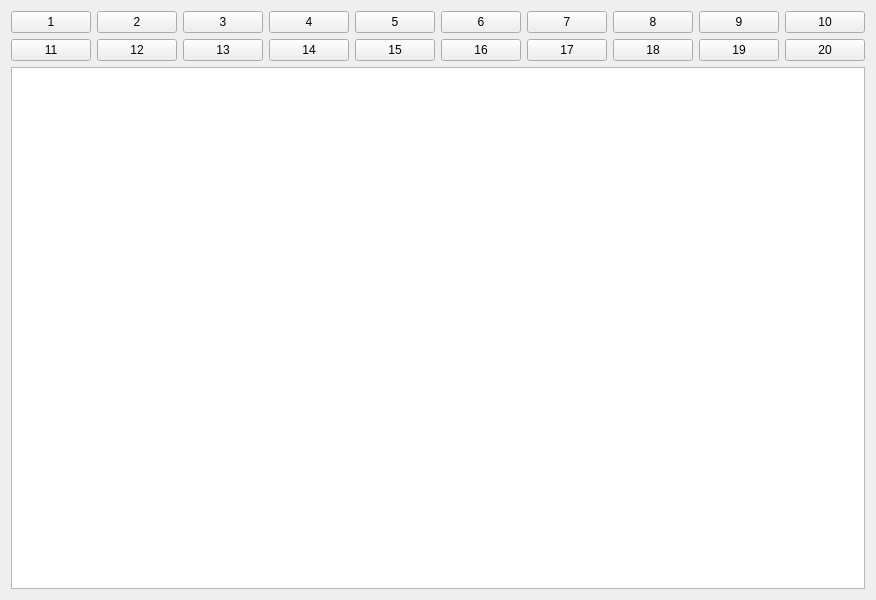
<?xml version="1.0" encoding="UTF-8"?>
<ui version="4.0">
 <class>Form</class>
 <widget class="QWidget" name="Form">
  <property name="geometry">
   <rect>
    <x>0</x>
    <y>0</y>
    <width>824</width>
    <height>600</height>
   </rect>
  </property>
  <property name="windowTitle">
   <string>Form</string>
  </property>
  <layout class="QVBoxLayout" name="verticalLayout">
   <item>
    <layout class="QHBoxLayout" name="horizontalLayout">
     <item>
      <widget class="QPushButton" name="pushButton">
       <property name="sizePolicy">
        <sizepolicy hsizetype="Preferred" vsizetype="Preferred">
         <horstretch>0</horstretch>
         <verstretch>0</verstretch>
        </sizepolicy>
       </property>
       <property name="text">
        <string>1</string>
       </property>
      </widget>
     </item>
     <item>
      <widget class="QPushButton" name="pushButton_2">
       <property name="sizePolicy">
        <sizepolicy hsizetype="Preferred" vsizetype="Preferred">
         <horstretch>0</horstretch>
         <verstretch>0</verstretch>
        </sizepolicy>
       </property>
       <property name="text">
        <string>2</string>
       </property>
      </widget>
     </item>
     <item>
      <widget class="QPushButton" name="pushButton_3">
       <property name="sizePolicy">
        <sizepolicy hsizetype="Preferred" vsizetype="Preferred">
         <horstretch>0</horstretch>
         <verstretch>0</verstretch>
        </sizepolicy>
       </property>
       <property name="text">
        <string>3</string>
       </property>
      </widget>
     </item>
     <item>
      <widget class="QPushButton" name="pushButton_4">
       <property name="sizePolicy">
        <sizepolicy hsizetype="Preferred" vsizetype="Preferred">
         <horstretch>0</horstretch>
         <verstretch>0</verstretch>
        </sizepolicy>
       </property>
       <property name="text">
        <string>4</string>
       </property>
      </widget>
     </item>
     <item>
      <widget class="QPushButton" name="pushButton_5">
       <property name="sizePolicy">
        <sizepolicy hsizetype="Preferred" vsizetype="Preferred">
         <horstretch>0</horstretch>
         <verstretch>0</verstretch>
        </sizepolicy>
       </property>
       <property name="text">
        <string>5</string>
       </property>
      </widget>
     </item>
     <item>
      <widget class="QPushButton" name="pushButton_6">
       <property name="sizePolicy">
        <sizepolicy hsizetype="Preferred" vsizetype="Preferred">
         <horstretch>0</horstretch>
         <verstretch>0</verstretch>
        </sizepolicy>
       </property>
       <property name="text">
        <string>6</string>
       </property>
      </widget>
     </item>
     <item>
      <widget class="QPushButton" name="pushButton_7">
       <property name="sizePolicy">
        <sizepolicy hsizetype="Preferred" vsizetype="Preferred">
         <horstretch>0</horstretch>
         <verstretch>0</verstretch>
        </sizepolicy>
       </property>
       <property name="text">
        <string>7</string>
       </property>
      </widget>
     </item>
     <item>
      <widget class="QPushButton" name="pushButton_8">
       <property name="sizePolicy">
        <sizepolicy hsizetype="Preferred" vsizetype="Preferred">
         <horstretch>0</horstretch>
         <verstretch>0</verstretch>
        </sizepolicy>
       </property>
       <property name="text">
        <string>8</string>
       </property>
      </widget>
     </item>
     <item>
      <widget class="QPushButton" name="pushButton_9">
       <property name="sizePolicy">
        <sizepolicy hsizetype="Preferred" vsizetype="Preferred">
         <horstretch>0</horstretch>
         <verstretch>0</verstretch>
        </sizepolicy>
       </property>
       <property name="text">
        <string>9</string>
       </property>
      </widget>
     </item>
     <item>
      <widget class="QPushButton" name="pushButton_10">
       <property name="sizePolicy">
        <sizepolicy hsizetype="Preferred" vsizetype="Preferred">
         <horstretch>0</horstretch>
         <verstretch>0</verstretch>
        </sizepolicy>
       </property>
       <property name="text">
        <string>10</string>
       </property>
      </widget>
     </item>
    </layout>
   </item>
   <item>
    <layout class="QHBoxLayout" name="horizontalLayout_2">
     <item>
      <widget class="QPushButton" name="pushButton_11">
       <property name="sizePolicy">
        <sizepolicy hsizetype="Preferred" vsizetype="Preferred">
         <horstretch>0</horstretch>
         <verstretch>0</verstretch>
        </sizepolicy>
       </property>
       <property name="text">
        <string>11</string>
       </property>
      </widget>
     </item>
     <item>
      <widget class="QPushButton" name="pushButton_12">
       <property name="sizePolicy">
        <sizepolicy hsizetype="Preferred" vsizetype="Preferred">
         <horstretch>0</horstretch>
         <verstretch>0</verstretch>
        </sizepolicy>
       </property>
       <property name="text">
        <string>12</string>
       </property>
      </widget>
     </item>
     <item>
      <widget class="QPushButton" name="pushButton_13">
       <property name="sizePolicy">
        <sizepolicy hsizetype="Preferred" vsizetype="Preferred">
         <horstretch>0</horstretch>
         <verstretch>0</verstretch>
        </sizepolicy>
       </property>
       <property name="text">
        <string>13</string>
       </property>
      </widget>
     </item>
     <item>
      <widget class="QPushButton" name="pushButton_14">
       <property name="sizePolicy">
        <sizepolicy hsizetype="Preferred" vsizetype="Preferred">
         <horstretch>0</horstretch>
         <verstretch>0</verstretch>
        </sizepolicy>
       </property>
       <property name="text">
        <string>14</string>
       </property>
      </widget>
     </item>
     <item>
      <widget class="QPushButton" name="pushButton_15">
       <property name="sizePolicy">
        <sizepolicy hsizetype="Preferred" vsizetype="Preferred">
         <horstretch>0</horstretch>
         <verstretch>0</verstretch>
        </sizepolicy>
       </property>
       <property name="text">
        <string>15</string>
       </property>
      </widget>
     </item>
     <item>
      <widget class="QPushButton" name="pushButton_16">
       <property name="sizePolicy">
        <sizepolicy hsizetype="Preferred" vsizetype="Preferred">
         <horstretch>0</horstretch>
         <verstretch>0</verstretch>
        </sizepolicy>
       </property>
       <property name="text">
        <string>16</string>
       </property>
      </widget>
     </item>
     <item>
      <widget class="QPushButton" name="pushButton_17">
       <property name="sizePolicy">
        <sizepolicy hsizetype="Preferred" vsizetype="Preferred">
         <horstretch>0</horstretch>
         <verstretch>0</verstretch>
        </sizepolicy>
       </property>
       <property name="text">
        <string>17</string>
       </property>
      </widget>
     </item>
     <item>
      <widget class="QPushButton" name="pushButton_18">
       <property name="sizePolicy">
        <sizepolicy hsizetype="Preferred" vsizetype="Preferred">
         <horstretch>0</horstretch>
         <verstretch>0</verstretch>
        </sizepolicy>
       </property>
       <property name="text">
        <string>18</string>
       </property>
      </widget>
     </item>
     <item>
      <widget class="QPushButton" name="pushButton_19">
       <property name="sizePolicy">
        <sizepolicy hsizetype="Preferred" vsizetype="Preferred">
         <horstretch>0</horstretch>
         <verstretch>0</verstretch>
        </sizepolicy>
       </property>
       <property name="text">
        <string>19</string>
       </property>
      </widget>
     </item>
     <item>
      <widget class="QPushButton" name="pushButton_20">
       <property name="sizePolicy">
        <sizepolicy hsizetype="Preferred" vsizetype="Preferred">
         <horstretch>0</horstretch>
         <verstretch>0</verstretch>
        </sizepolicy>
       </property>
       <property name="text">
        <string>20</string>
       </property>
      </widget>
     </item>
    </layout>
   </item>
   <item>
    <widget class="QListView" name="listView"/>
   </item>
  </layout>
 </widget>
 <resources/>
 <connections/>
</ui>
